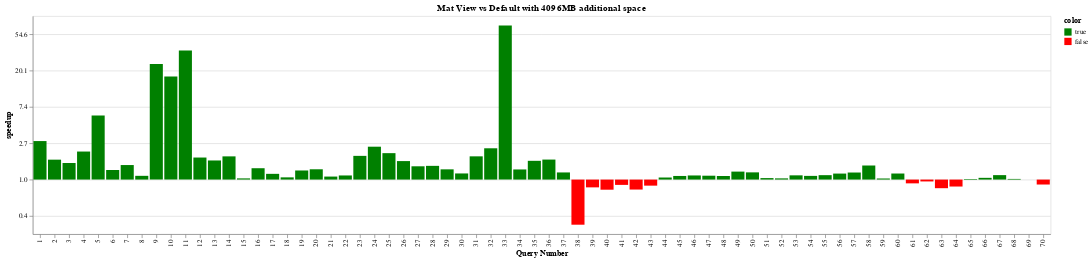

The notebook cell this image was saved under:
### Code cell
chart = plot_speedup("Mat View vs Default", mat_view, 64)
chart

### Figure 1 — Vega-Lite specification as saved in the notebook (floating-point values rounded to 4 significant figures)
{"$schema": "https://vega.github.io/schema/vega-lite/v4.17.0.json", "config": {"view": {"continuousHeight": 300, "continuousWidth": 400}}, "data": {"name": "data-70af41504745c99ec5fd0c96cdbcd165"}, "datasets": {"data-70af41504745c99ec5fd0c96cdbcd165": [{"budget": 64, "color": true, "expt_name": "mat_view", "log_speedup": 1.059, "query_name": "query1", "query_num": 1, "running_time": 0.01662, "speedup": 2.884}, {"budget": 64, "color": true, "expt_name": "mat_view", "log_speedup": 0.5477, "query_name": "query2", "query_num": 2, "running_time": 0.01294, "speedup": 1.729}, {"budget": 64, "color": true, "expt_name": "mat_view", "log_speedup": 0.4565, "query_name": "query3", "query_num": 3, "running_time": 0.01544, "speedup": 1.579}, {"budget": 64, "color": true, "expt_name": "mat_view", "log_speedup": 0.7711, "query_name": "query4", "query_num": 4, "running_time": 0.01385, "speedup": 2.162}, {"budget": 64, "color": true, "expt_name": "mat_view", "log_speedup": 1.76, "query_name": "query5", "query_num": 5, "running_time": 0.01654, "speedup": 5.813}, {"budget": 64, "color": true, "expt_name": "mat_view", "log_speedup": 0.2631, "query_name": "query6", "query_num": 6, "running_time": 1.154, "speedup": 1.301}, {"budget": 64, "color": true, "expt_name": "mat_view", "log_speedup": 0.3996, "query_name": "query7", "query_num": 7, "running_time": 0.3875, "speedup": 1.491}, {"budget": 64, "color": true, "expt_name": "mat_view", "log_speedup": 0.1029, "query_name": "query8", "query_num": 8, "running_time": 2.743, "speedup": 1.108}, {"budget": 64, "color": true, "expt_name": "mat_view", "log_speedup": 3.178, "query_name": "query9", "query_num": 9, "running_time": 0.008338, "speedup": 23.99}, {"budget": 64, "color": true, "expt_name": "mat_view", "log_speedup": 2.837, "query_name": "query10", "query_num": 10, "running_time": 0.007874, "speedup": 17.07}, {"budget": 64, "color": true, "expt_name": "mat_view", "log_speedup": 3.547, "query_name": "query11", "query_num": 11, "running_time": 0.007787, "speedup": 34.72}, {"budget": 64, "color": true, "expt_name": "mat_view", "log_speedup": 0.6062, "query_name": "query12", "query_num": 12, "running_time": 0.4125, "speedup": 1.833}, {"budget": 64, "color": true, "expt_name": "mat_view", "log_speedup": 0.5254, "query_name": "query13", "query_num": 13, "running_time": 0.2763, "speedup": 1.691}, {"budget": 64, "color": true, "expt_name": "mat_view", "log_speedup": 0.6384, "query_name": "query14", "query_num": 14, "running_time": 0.5622, "speedup": 1.893}, {"budget": 64, "color": true, "expt_name": "mat_view", "log_speedup": 0.03254, "query_name": "query15", "query_num": 15, "running_time": 0.3097, "speedup": 1.033}, {"budget": 64, "color": true, "expt_name": "mat_view", "log_speedup": 0.3121, "query_name": "query16", "query_num": 16, "running_time": 0.3285, "speedup": 1.366}, {"budget": 64, "color": true, "expt_name": "mat_view", "log_speedup": 0.1575, "query_name": "query17", "query_num": 17, "running_time": 0.364, "speedup": 1.171}, {"budget": 64, "color": true, "expt_name": "mat_view", "log_speedup": 0.06075, "query_name": "query18", "query_num": 18, "running_time": 0.3102, "speedup": 1.063}, {"budget": 64, "color": true, "expt_name": "mat_view", "log_speedup": 0.25, "query_name": "query19", "query_num": 19, "running_time": 3.977, "speedup": 1.284}, {"budget": 64, "color": true, "expt_name": "mat_view", "log_speedup": 0.283, "query_name": "query20", "query_num": 20, "running_time": 0.8618, "speedup": 1.327}, {"budget": 64, "color": true, "expt_name": "mat_view", "log_speedup": 0.08255, "query_name": "query21", "query_num": 21, "running_time": 0.5077, "speedup": 1.086}, {"budget": 64, "color": true, "expt_name": "mat_view", "log_speedup": 0.1131, "query_name": "query22", "query_num": 22, "running_time": 1.917, "speedup": 1.12}, {"budget": 64, "color": true, "expt_name": "mat_view", "log_speedup": 0.6521, "query_name": "query23", "query_num": 23, "running_time": 0.9384, "speedup": 1.92}, {"budget": 64, "color": true, "expt_name": "mat_view", "log_speedup": 0.9043, "query_name": "query24", "query_num": 24, "running_time": 0.5424, "speedup": 2.47}, {"budget": 64, "color": true, "expt_name": "mat_view", "log_speedup": 0.7269, "query_name": "query25", "query_num": 25, "running_time": 0.1121, "speedup": 2.069}, {"budget": 64, "color": true, "expt_name": "mat_view", "log_speedup": 0.5085, "query_name": "query26", "query_num": 26, "running_time": 0.4195, "speedup": 1.663}, {"budget": 64, "color": true, "expt_name": "mat_view", "log_speedup": 0.3653, "query_name": "query27", "query_num": 27, "running_time": 0.204, "speedup": 1.441}, {"budget": 64, "color": true, "expt_name": "mat_view", "log_speedup": 0.3772, "query_name": "query28", "query_num": 28, "running_time": 0.6443, "speedup": 1.458}, {"budget": 64, "color": true, "expt_name": "mat_view", "log_speedup": 0.2813, "query_name": "query29", "query_num": 29, "running_time": 0.3842, "speedup": 1.325}, {"budget": 64, "color": true, "expt_name": "mat_view", "log_speedup": 0.1684, "query_name": "query30", "query_num": 30, "running_time": 2.526, "speedup": 1.183}, {"budget": 64, "color": true, "expt_name": "mat_view", "log_speedup": 0.639, "query_name": "query31", "query_num": 31, "running_time": 0.0193, "speedup": 1.895}, {"budget": 64, "color": true, "expt_name": "mat_view", "log_speedup": 0.8607, "query_name": "query32", "query_num": 32, "running_time": 0.02146, "speedup": 2.365}, {"budget": 64, "color": true, "expt_name": "mat_view", "log_speedup": 4.238, "query_name": "query33", "query_num": 33, "running_time": 0.0165, "speedup": 69.26}, {"budget": 64, "color": true, "expt_name": "mat_view", "log_speedup": 0.2784, "query_name": "query34", "query_num": 34, "running_time": 0.1916, "speedup": 1.321}, {"budget": 64, "color": true, "expt_name": "mat_view", "log_speedup": 0.5158, "query_name": "query35", "query_num": 35, "running_time": 0.03136, "speedup": 1.675}, {"budget": 64, "color": true, "expt_name": "mat_view", "log_speedup": 0.5503, "query_name": "query36", "query_num": 36, "running_time": 0.2048, "speedup": 1.734}, {"budget": 64, "color": true, "expt_name": "mat_view", "log_speedup": 0.1961, "query_name": "query37", "query_num": 37, "running_time": 0.6384, "speedup": 1.217}, {"budget": 64, "color": false, "expt_name": "mat_view", "log_speedup": -1.242, "query_name": "query38", "query_num": 38, "running_time": 0.2944, "speedup": 0.2889}, {"budget": 64, "color": false, "expt_name": "mat_view", "log_speedup": -0.2144, "query_name": "query39", "query_num": 39, "running_time": 0.3532, "speedup": 0.807}, {"budget": 64, "color": false, "expt_name": "mat_view", "log_speedup": -0.2788, "query_name": "query40", "query_num": 40, "running_time": 0.3171, "speedup": 0.7567}, {"budget": 64, "color": false, "expt_name": "mat_view", "log_speedup": -0.1465, "query_name": "query41", "query_num": 41, "running_time": 5.047, "speedup": 0.8637}, {"budget": 64, "color": false, "expt_name": "mat_view", "log_speedup": -0.2747, "query_name": "query42", "query_num": 42, "running_time": 2.426, "speedup": 0.7598}, {"budget": 64, "color": false, "expt_name": "mat_view", "log_speedup": -0.1671, "query_name": "query43", "query_num": 43, "running_time": 6.274, "speedup": 0.8461}, {"budget": 64, "color": true, "expt_name": "mat_view", "log_speedup": 0.05654, "query_name": "query44", "query_num": 44, "running_time": 0.7754, "speedup": 1.058}, {"budget": 64, "color": true, "expt_name": "mat_view", "log_speedup": 0.09945, "query_name": "query45", "query_num": 45, "running_time": 0.6007, "speedup": 1.105}, {"budget": 64, "color": true, "expt_name": "mat_view", "log_speedup": 0.1131, "query_name": "query46", "query_num": 46, "running_time": 0.7014, "speedup": 1.12}, {"budget": 64, "color": true, "expt_name": "mat_view", "log_speedup": 0.1063, "query_name": "query47", "query_num": 47, "running_time": 1.454, "speedup": 1.112}, {"budget": 64, "color": true, "expt_name": "mat_view", "log_speedup": 0.0983, "query_name": "query48", "query_num": 48, "running_time": 1.079, "speedup": 1.103}, {"budget": 64, "color": true, "expt_name": "mat_view", "log_speedup": 0.2192, "query_name": "query49", "query_num": 49, "running_time": 2.778, "speedup": 1.245}, {"budget": 64, "color": true, "expt_name": "mat_view", "log_speedup": 0.1982, "query_name": "query50", "query_num": 50, "running_time": 1.977, "speedup": 1.219}, {"budget": 64, "color": true, "expt_name": "mat_view", "log_speedup": 0.04068, "query_name": "query51", "query_num": 51, "running_time": 4.903, "speedup": 1.042}, {"budget": 64, "color": true, "expt_name": "mat_view", "log_speedup": 0.03301, "query_name": "query52", "query_num": 52, "running_time": 2.839, "speedup": 1.034}, {"budget": 64, "color": true, "expt_name": "mat_view", "log_speedup": 0.1163, "query_name": "query53", "query_num": 53, "running_time": 0.1479, "speedup": 1.123}, {"budget": 64, "color": true, "expt_name": "mat_view", "log_speedup": 0.1013, "query_name": "query54", "query_num": 54, "running_time": 0.1708, "speedup": 1.107}, {"budget": 64, "color": true, "expt_name": "mat_view", "log_speedup": 0.1213, "query_name": "query55", "query_num": 55, "running_time": 0.1855, "speedup": 1.129}, {"budget": 64, "color": true, "expt_name": "mat_view", "log_speedup": 0.1649, "query_name": "query56", "query_num": 56, "running_time": 0.5858, "speedup": 1.179}, {"budget": 64, "color": true, "expt_name": "mat_view", "log_speedup": 0.194, "query_name": "query57", "query_num": 57, "running_time": 0.5381, "speedup": 1.214}, {"budget": 64, "color": true, "expt_name": "mat_view", "log_speedup": 0.387, "query_name": "query58", "query_num": 58, "running_time": 18.76, "speedup": 1.473}, {"budget": 64, "color": true, "expt_name": "mat_view", "log_speedup": 0.02976, "query_name": "query59", "query_num": 59, "running_time": 0.1904, "speedup": 1.03}, {"budget": 64, "color": true, "expt_name": "mat_view", "log_speedup": 0.1664, "query_name": "query60", "query_num": 60, "running_time": 147.6, "speedup": 1.181}, {"budget": 64, "color": false, "expt_name": "mat_view", "log_speedup": -0.1043, "query_name": "query61", "query_num": 61, "running_time": 11.11, "speedup": 0.901}, {"budget": 64, "color": false, "expt_name": "mat_view", "log_speedup": -0.0516, "query_name": "query62", "query_num": 62, "running_time": 1.409, "speedup": 0.9497}, {"budget": 64, "color": false, "expt_name": "mat_view", "log_speedup": -0.2374, "query_name": "query63", "query_num": 63, "running_time": 3.662, "speedup": 0.7887}, {"budget": 64, "color": false, "expt_name": "mat_view", "log_speedup": -0.1917, "query_name": "query64", "query_num": 64, "running_time": 2.593, "speedup": 0.8256}, {"budget": 64, "color": true, "expt_name": "mat_view", "log_speedup": 0.01563, "query_name": "query65", "query_num": 65, "running_time": 0.161, "speedup": 1.016}, {"budget": 64, "color": true, "expt_name": "mat_view", "log_speedup": 0.04759, "query_name": "query66", "query_num": 66, "running_time": 0.9826, "speedup": 1.049}, {"budget": 64, "color": true, "expt_name": "mat_view", "log_speedup": 0.1223, "query_name": "query67", "query_num": 67, "running_time": 0.7645, "speedup": 1.13}, {"budget": 64, "color": true, "expt_name": "mat_view", "log_speedup": 0.01787, "query_name": "query68", "query_num": 68, "running_time": 0.2687, "speedup": 1.018}, {"budget": 64, "color": false, "expt_name": "mat_view", "log_speedup": -0.0008547, "query_name": "query69", "query_num": 69, "running_time": 0.1849, "speedup": 0.9991}, {"budget": 64, "color": false, "expt_name": "mat_view", "log_speedup": -0.1363, "query_name": "query70", "query_num": 70, "running_time": 6.015, "speedup": 0.8726}]}, "encoding": {"color": {"field": "color", "scale": {"domain": [true, false], "range": ["green", "red"]}, "type": "nominal"}, "x": {"axis": {"title": "Query Number"}, "field": "query_num", "type": "ordinal"}, "y": {"axis": {"format": ",.0f", "labelExpr": "format(exp(datum.value),',.1f')", "title": "speedup"}, "field": "log_speedup", "type": "quantitative"}}, "mark": "bar", "title": {"text": "Mat View vs Default with 4096MB additional space"}}
